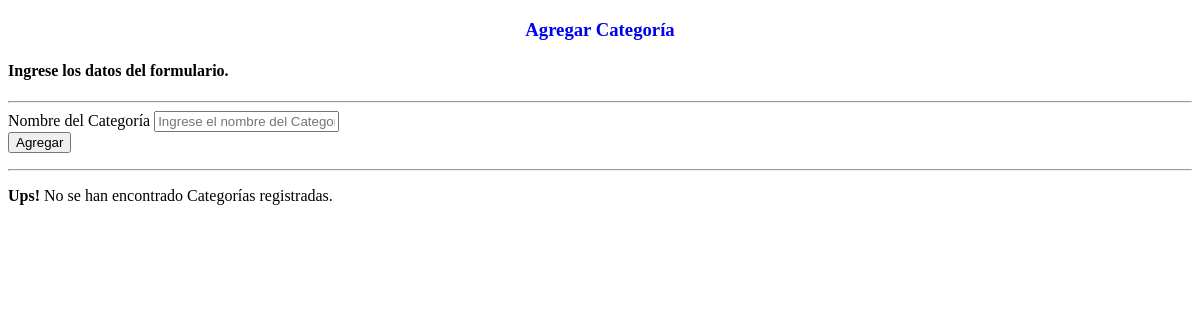
Page /interface/fCategoria/fGestionarCategoria.php on the earlier database version.
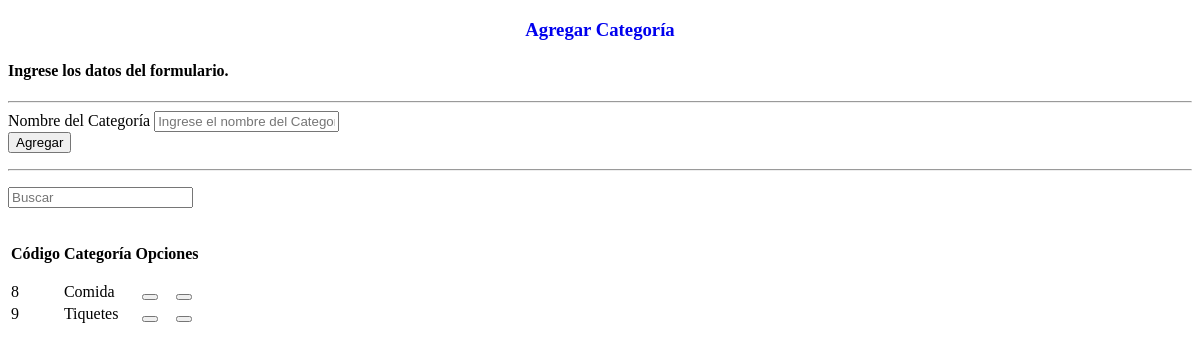
Same page on the later database version.
### tables this page shows
CREATE TABLE `tbcategoria` (
  `idCategoria` int(11) NOT NULL,
  `nombreCategoria` varchar(100) NOT NULL
);

### controler/ctrListaCategorias.php (called while the page is built, shortened)
<?php
	include ("../../data/dtCategoria.php");
	class ctrListaCategorias {
		function obtenerCategorias(){
			$dtCategoria = new dtCategoria;
			$lista = $dtCategoria->getCategorias();
			if(!$lista){
				return false;
			}else{
				return $lista;
			}
		}
	}
?>

### data/dtCategoria.php (called while the page is built, shortened)
<?php
	include ("dtConnection.php");
	class dtCategoria {
		function getCategorias(){
			$con = new dtConnection;
			$lista = array();
			if($con->conect()){
				$query = "SELECT * FROM tbCategoria";
				$result = mysqli_query($con->getCon(), $query);
				while($row = mysqli_fetch_array($result, MYSQLI_ASSOC)){
					$Categoria = new dCategoria;
					$Categoria->setIdCategoria($row['idCategoria']);
					$Categoria->setNombreCategoria($row['nombreCategoria']);
					array_push($lista, $Categoria);
				}
				if (!$lista){
					return false;
				} else {
					return $lista;
				}
			}
		}
	}
?>

### data/dtConnection.php (called while the page is built, shortened)
<?php
	class dtConnection{
	  	var $conect;
		function getCon(){
			return $this->conect;
		}
		function conect() {
		    if(!($con = mysqli_connect("localhost","root","root"))){
			    echo "Error to conect the Data Base";
				exit();
		    }
			$this->conect = $con;
			return true;
		}
	}
?>

### domain/dCategoria.php (called while the page is built, shortened)
<?php
	class dCategoria {
		private $idCategoria;
		private $nombreCategoria;
		function setIdCategoria($idCategoria) {
			$this->idCategoria = $idCategoria;
		}
		function getIdCategoria() {
			return $this->idCategoria;
		}
		function setNombreCategoria($nombreCategoria) {
			$this->nombreCategoria = $nombreCategoria;
		}
		function getNombreCategoria() {
			return $this->nombreCategoria;
		}
	}
?>

### interface/fCategoria/fListaCategorias.php (the view, shortened to what this page needs)
<!DOCTYPE html>
<html lang="en">
<head>
</head>
<body>
	<?php
		include ("../../controler/ctrListaCategorias.php");
		include ("../../domain/dCategoria.php");
		$control = new ctrListaCategorias;
		$lista = $control->obtenerCategorias();
	?>
		<div class="col-md-6">
			<?php
			if($lista){
			?>
			<div class="input-group">
		        <input  type="text" id="datosCategoria" class="form-control" placeholder="Buscar" aria-describedby="basic-addon2">
        	</div>
			<br>
			<div class="table-responsive">
				<table class="table table-hover" id="categoria">
					<thead>
						<tr>
							<th><p>Código</p></th>
							<th><p>Categoría</p></th>
							<th colspan="2" style="text-align:center;"><p>Opciones</p></th>
						</tr>
					</thead>
					<tbody id="categoria1">
						<?php
							foreach ($lista as $Categoria){
								echo "<tr>";
								echo 	"<td>".$Categoria->getIdCategoria()."</td>";
								echo 	"<td>".$Categoria->getNombreCategoria()."</td>";
								echo 	"<td style=\"text-align:center;\"><button class=\"btn btn-success\" type=\"button\" onclick=\"paginaModificarCategoria('".$Categoria->getIdCategoria()."')\"><span class='glyphicon glyphicon-pencil'></span> </button></td>";
								echo 	"<td style=\"text-align:center;\"><button class=\"btn btn-danger\" type=\"button\" onclick=\"eliminarCategoria('".$Categoria->getIdCategoria()."')\"><span class='glyphicon glyphicon-trash'></span> </button></td>";
								echo "</tr>";
							}
						?>
					</tbody>
				</table>
			</div>
			<?php
				} else {
					echo
					'
						<div class="alert alert-warning">
							<strong>Ups!</strong> No se han encontrado Categorías registradas.
						</div>
					';
				}
			 ?>
		</div>
</body>
</html>

Differences in the rows shown:
added tbcategoria: idCategoria "8", nombreCategoria "Comida"
added tbcategoria: idCategoria "9", nombreCategoria "Tiquetes"
Other differences:
text no longer shown: "Ups! No se han encontrado Categorías registradas."
text now shown: "Código Categoría Opciones"
